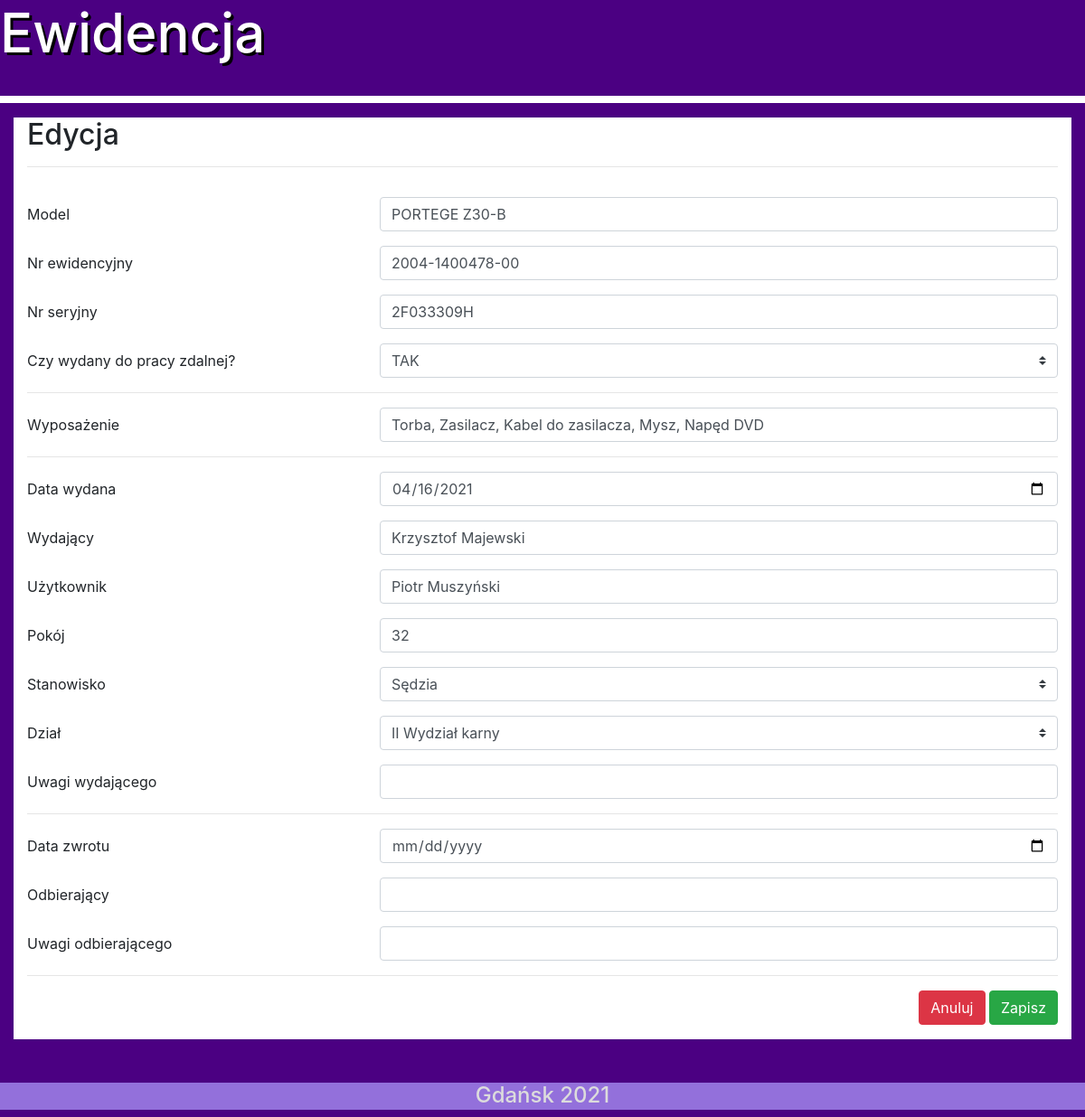
The app's page /edit/12 with its own data.
### tables this page shows
CREATE TABLE "ewidencja" (
	"id"	INTEGER NOT NULL,
	"nazwa"	VARCHAR(150) NOT NULL,
	"nrew"	VARCHAR(15) NOT NULL,
	"nrser"	VARCHAR(30) NOT NULL,
	"zdalna"	VARCHAR(3),
	"kod"	VARCHAR(30),
	"wyposazenie"	VARCHAR(200),
	"d_wydania"	DATETIME NOT NULL,
	"d_zwrotu"	DATETIME,
	"IT_wydal"	VARCHAR(60) NOT NULL,
	"IT_zwrot"	VARCHAR(60),
	"odb"	VARCHAR(60) NOT NULL,
	"Stanowisko"	VARCHAR(100) NOT NULL,
	"dzial"	VARCHAR(100) NOT NULL,
	"pok"	VARCHAR(6) NOT NULL,
	"wyd_uwagi"	VARCHAR(500),
	"zw_uwagi"	VARCHAR(500),
	"czyus"	INTEGER(1) NOT NULL DEFAULT 0,
	PRIMARY KEY("id" AUTOINCREMENT)
);

### app.py (the view)
@app.route('/edit/<id>',methods = ['POST','GET'])
def edit(id):
    if request.method == 'POST':
            f_nazwa = request.form['nazwa']
            f_nrew = request.form['nrew']
            f_nrser = request.form['nrser']
            f_zdalna = request.form['zdalna']
            f_wyposazenie = request.form['wyp']
            f_d_wydania = request.form['d_wydania']
            f_IT_wydal = request.form['IT_wydal']
            f_odb = request.form['odb']
            f_pok = request.form['pok']
            f_stanowisko = request.form['stanowisko']
            f_dzial = request.form['dzial']
            f_w_uwagi = request.form['w_uwagi']
            f_d_zwrotu = request.form['d_zwrotu']
            f_IT_zwrot = request.form['IT_zwrot']
            f_z_uwagi = request.form['z_uwagi']
            db = get_db()
            try:
                sql_command = '''update ewidencja
                                 set nazwa = ?,
                                 nrew = ?,
                                 nrser = ?,
                                 zdalna = ?,
                                 d_wydania = ?,
                                 odb = ?,
                                 pok =?,
                                 Stanowisko = ?,
                                 dzial = ?,
                                 wyd_uwagi = ?,
                                 d_zwrotu = ?,
                                 IT_zwrot = ?,
                                 zw_uwagi = ?,
                                 wyposazenie =?,
                                 IT_wydal = ?


                                 where ewidencja.id=?'''
                e_rec = db.execute(sql_command,(f_nazwa,f_nrew,f_nrser,f_zdalna,f_d_wydania,f_odb,f_pok,f_stanowisko,f_dzial,f_w_uwagi,f_d_zwrotu,f_IT_zwrot,f_z_uwagi,f_wyposazenie,f_IT_wydal,id))
                db.commit()
            except:
                db.close()
            return redirect('/')
    else:
        db = get_db()
        sql_command = 'select * from ewidencja where ewidencja.id=?'
        e_rec = db.execute(sql_command,(id,))
        e_rows = e_rec.fetchone()
        return render_template('edit.html',id=id,e_rows=e_rows)

### app.py (called while the page is built)
def get_db():
    if not hasattr(g, 'sqlite_db'):
        connection = sqlite3.connect('ewidencja.db')
        connection.row_factory = sqlite3.Row
        g.sqlite_db = connection
    return g.sqlite_db

### templates/edit.html (shortened to what this page needs)
<!DOCTYPE html>
<html lang="pl">
   <head>
      <link rel="stylesheet" href="https://stackpath.bootstrapcdn.com/bootstrap/4.1.3/css/bootstrap.min.css">
      <link rel="stylesheet" href="https://maxcdn.bootstrapcdn.com/font-awesome/4.7.0/css/font-awesome.min.css">
   </head>
   <body style="background-color: indigo;" class="page-footer-fixed">
      <h1 style="vertical-align: middle; height: 90px; text-shadow: 3px 3px black; font-size:60px; color: white; background-color: indigo;"><a style="text-decoration: none; color: white" href="{{ url_for('index') }}">Ewidencja</a></h1>
      <hr style="border: 4px solid white;">
      <div class="container-fluid" style="margin-bottom: 3rem;">
         <div>
            <form style="background-color: white;"action="" method="POST"  id="formentry" class="form-horizontal" role="form" data-parsley-validate novalidate>
               <div class="container-fluid">
                  <div class="row">
                     <div class="col-md-12">
                        <div class="row">
                           <div class="col-md-12">
                              <div class="form-group brdbot">
                                 <h2>Edycja</h2>
                                 <hr>
                                 <div class="controls col-sm-9">
                                 </div>
                              </div>
                           </div>
                        </div>
                     </div>
                  </div>
                  <div class="form-group row">
                     <label for="nazwa" class="col-4 col-form-label">Model</label>
                     <div class="col-8">
                        <input id="nazwa" name="nazwa" value="{{ e_rows[1] }}" type="text" class="form-control" required="required">
                     </div>
                  </div>
                  <div class="form-group row">
                     <label for="nrew" class="col-4 col-form-label">Nr ewidencyjny</label>
                     <div class="col-8">
                        <input id="nrew" name="nrew" value="{{ e_rows[2] }}" type="text" class="form-control" required="required">
                     </div>
                  </div>
                  <div class="form-group row">
                     <label for="nrser" class="col-4 col-form-label">Nr seryjny</label>
                     <div class="col-8">
                        <input id="nrser" name="nrser" value="{{ e_rows[3] }}" type="text" class="form-control" required="required">
                     </div>
                  </div>
                  <div class="form-group row">
                     <label for="zdalna" class="col-4 col-form-label">Czy wydany do pracy zdalnej?</label>
                     <div class="col-8">
                        <select id="zdalna" name="zdalna" required="required" class="custom-select">
                              <option value="TAK" {% if e_rows[4] == "TAK" %} selected {% endif %}>TAK</option>
                        </select>
                     </div>
                  </div>
                  <hr>
                  <div class="form-group row">
                     <label for="wyp" class="col-4 col-form-label">Wyposażenie</label>
                     <div class="col-8">
                        <input id="wyp" name="wyp" value="{{ e_rows[6] }}" type="text" class="form-control" required="required">
                     </div>
                  </div>
                  <hr>
                  <div class="form-group row">
                     <label for="d_wydania" class="col-4 col-form-label">Data wydana</label>
                     <div class="col-8">
                        <input id="d_wydania" name="d_wydania" value="{{ e_rows[7] }}" type="date" class="form-control" required="required">
                     </div>
                  </div>
                  <div class="form-group row">
                     <label for="IT_wydal" class="col-4 col-form-label">Wydający</label>
                     <div class="col-8">
                        <input id="IT_wydal" name="IT_wydal" value="{{ e_rows[9] }}" type="text" class="form-control" required="required">
                     </div>
                  </div>
                  <div class="form-group row">
                     <label for="odb" class="col-4 col-form-label">Użytkownik</label>
                     <div class="col-8">
                        <input id="odb" name="odb" value="{{ e_rows[11] }}" type="text" class="form-control" required="required">
                     </div>
                  </div>
                  <div class="form-group row">
                     <label for="pok" class="col-4 col-form-label">Pokój</label>
                     <div class="col-8">
                        <input id="pok" name="pok" value="{{ e_rows[14] }}" type="text" class="form-control" required="required">
                     </div>
                  </div>
                  <div class="form-group row">
                     <label for="stanowisko" class="col-4 col-form-label">Stanowisko</label>
                     <div class="col-8">
                        <select id="stanowisko" name="stanowisko" required="required" class="custom-select">
                              <option value="Sędzia" {% if e_rows[12] == "Sędzia" %} selected {% endif %}>Sędzia</option>
                        </select>
                     </div>
                  </div>
                  <div class="form-group row">
                     <label for="dzial" class="col-4 col-form-label">Dział</label>
                     <div class="col-8">
                        <select id="dzial" name="dzial" required="required" class="custom-select">
                           <option value="II Wydział Karny" {% if e_rows[13] == "II Wydział Karny" %} selected {% endif %}>II Wydział karny</option>
                        </select>
                     </div>
                  </div>
                  <div class="form-group row">
                     <label for="w_uwagi" class="col-4 col-form-label">Uwagi wydającego</label>
                     <div class="col-8">
                        <input id="w_uwagi" {% if e_rows[15] != None %} value="{{ e_rows[15]}}" {% endif %} name="w_uwagi" type="text" class="form-control">
                     </div>
                  </div>
                  <hr>
                  <div class="form-group row">
                     <label for="d_zwrotu" class="col-4 col-form-label">Data zwrotu</label>
                     <div class="col-8">
                        <input id="d_zwrotu" {% if e_rows[8] != None %} value="{{ e_rows[8]}}" {% endif %} name="d_zwrotu" type="date" placeholder="YYYY-MM-DD" class="form-control">
                     </div>
                  </div>
                  <div class="form-group row">
                     <label for="IT_zwrot" class="col-4 col-form-label">Odbierający</label>
                     <div class="col-8">
                        <input id="IT_zwrot" {% if e_rows[10] != None %} value="{{ e_rows[10]}}" {% endif %} name="IT_zwrot" type="text" class="form-control">
                     </div>
                  </div>
                  <div class="form-group row">
                     <label for="z_uwagi" class="col-4 col-form-label">Uwagi odbierającego</label>
                     <div class="col-8">
                        <input id="z_uwagi" {% if e_rows[16] != None %} value="{{ e_rows[16]}}" {% endif %} name="z_uwagi" type="text" class="form-control">
                     </div>
                  </div>
                  <hr>
                  <div class="row">
                     <div class="col-md-12">
                        <div class="form-group pull-right">
                           <a href="{{ url_for('index') }}" class="btn btn-danger">Anuluj</a> <button id="button72" type="submit" class="btn btn-success">Zapisz</button>
                        </div>
                     </div>
                  </div>
               </div>
         </div>
      </div>
      <div>
         <footer>
            <div style="align-content: center;">
               <h6 style="text-align: center; vertical-align: middle; height: 30px; font-size:24px; color:gainsboro; background-color: mediumpurple ;">Gdańsk 2021</h6>
            </div>
         </footer>
      </div>
   </body>
</html>

### records on screen
ewidencja: nazwa "PORTEGE Z30-B", nrew "2004-1400478-00", nrser "2F033309H", zdalna "TAK", wyp "Torba, Zasilacz, Kabel do zasilacza, Mysz, Napęd DVD", d_wydania "04/16/2021", IT_wydal "Krzysztof Majewski", odb "Piotr Muszyński", pok "32", stanowisko "Sędzia", dzial "II Wydział karny"
